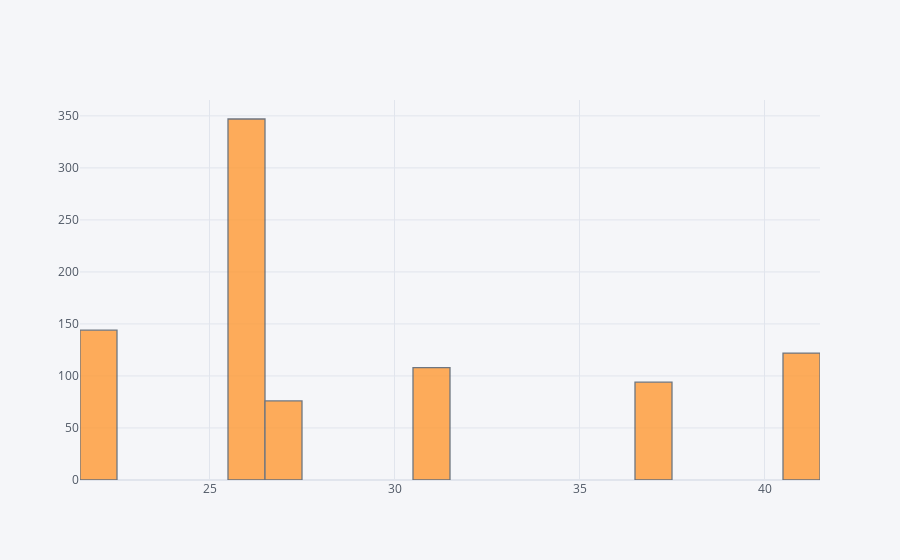

Notebook source saved alongside this figure:
### Code cell
import cufflinks as cf
cf.go_offline()
train["Age_1"].iplot(kind= "hist", bins = 30)

### Figure 1 — Plotly figure (JSON) as saved in the notebook; plotly's stock layout.template omitted (floating-point values rounded to 4 significant figures; data arrays with more than 128 entries replaced by an {"elided": "..."} marker saying what was removed)
{"data": [{"histfunc": "count", "histnorm": "", "marker": {"color": "rgba(255, 153, 51, 1.0)", "line": {"color": "#4D5663", "width": 1.3}}, "name": "Age_1", "nbinsx": 30, "opacity": 0.8, "orientation": "v", "type": "histogram", "x": {"elided": "891 int values"}}], "layout": {"barmode": "overlay", "legend": {"bgcolor": "#F5F6F9", "font": {"color": "#4D5663"}}, "paper_bgcolor": "#F5F6F9", "plot_bgcolor": "#F5F6F9", "title": {"font": {"color": "#4D5663"}}, "xaxis": {"gridcolor": "#E1E5ED", "showgrid": true, "tickfont": {"color": "#4D5663"}, "title": {"font": {"color": "#4D5663"}, "text": ""}, "zerolinecolor": "#E1E5ED"}, "yaxis": {"gridcolor": "#E1E5ED", "showgrid": true, "tickfont": {"color": "#4D5663"}, "title": {"font": {"color": "#4D5663"}, "text": ""}, "zerolinecolor": "#E1E5ED"}}}
